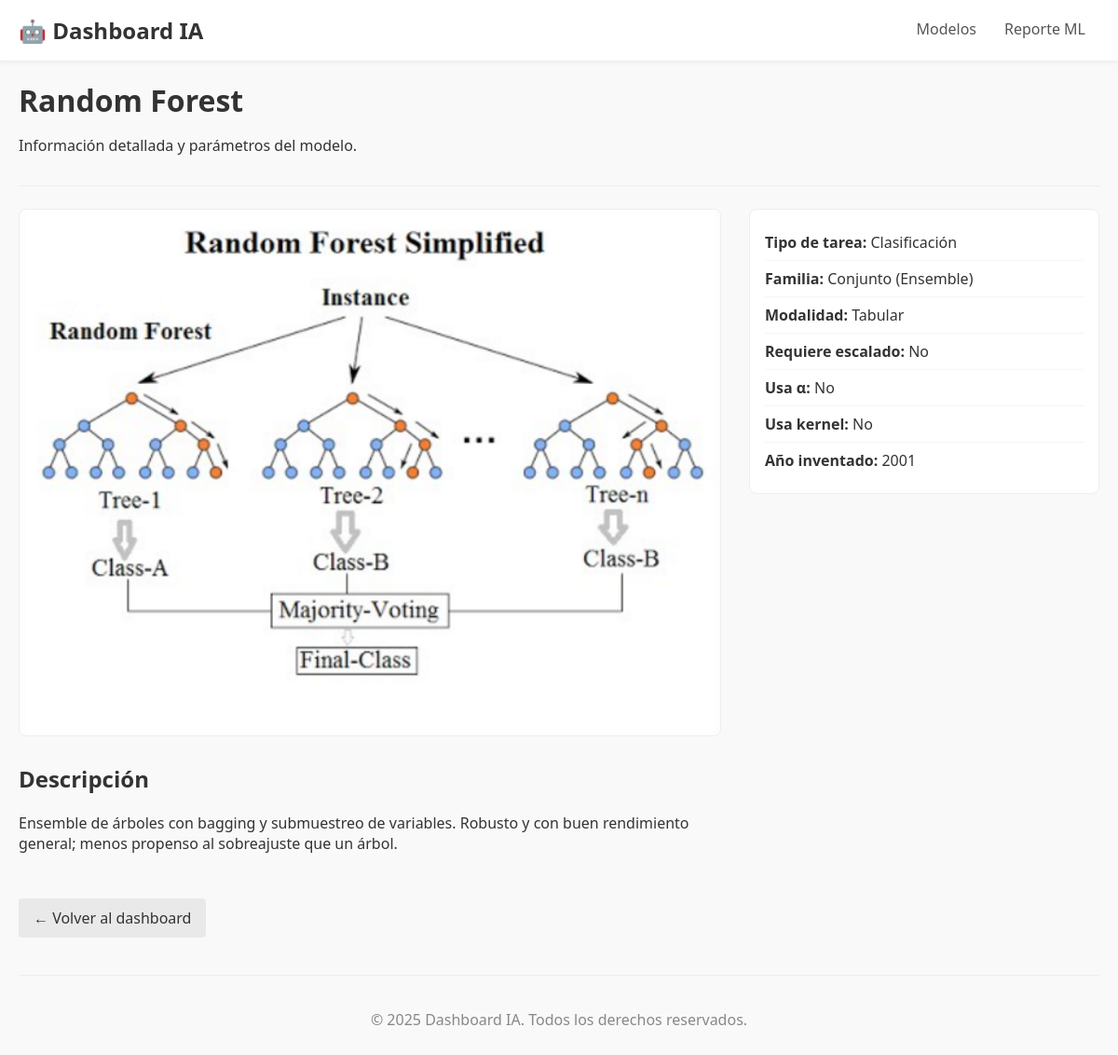
Screenshot of /modelos/6/ with the database file from the repository.
### appmodelosIA/models.py (models this page shows, shortened)
class Modelo(models.Model):
    nombre = models.CharField(max_length=100, unique=True)
    descripcion = models.TextField()
    imagen_dashboard = models.ImageField(upload_to="dashboard_images/")
    fecha_creacion = models.DateTimeField(auto_now_add=True)
    tipo_tarea = models.CharField(
        max_length=25, choices=TIPO_TAREA_CHOICES, help_text="Tipo de tarea principal"
    )
    familia = models.CharField(
        max_length=20, choices=FAMILIA_CHOICES, help_text="Familia/algoritmo"
    )
    modalidad = models.CharField(
        max_length=15, choices=MODALIDAD_CHOICES, default="tabular",
        help_text="Modalidad de datos típica"
    )
    requiere_escalado = models.BooleanField(
        default=False, help_text="¿Requiere escalado de características?"
    )
    usa_alpha = models.BooleanField(
        default=False, help_text="¿Usa parámetro de regularización α (Ridge/Lasso, etc.)?"
    )
    usa_kernel = models.BooleanField(
        default=False, help_text="¿Usa kernel (SVM, etc.)?"
    )
    anio_inventado = models.PositiveSmallIntegerField(
        null=True, blank=True, db_index=True,
        help_text="Año aproximado de invención/publicación"
    )

### appmodelosIA/views.py (the view)
# urls.py: path('modelos/<int:modelo_id>/', views.show_modelo, name='modelo_detail'),
def show_modelo(request, modelo_id: int):
    modelo_obj = get_object_or_404(
        Modelo.objects.prefetch_related('parametros'), pk=modelo_id
    )
    return render(request, 'modelo_detail.html', {'modelo': modelo_obj})

### appmodelosIA/templates/modelo_detail.html (shortened to what this page needs)
{% extends "base.html" %}
{% load static %}
{% block header %}
  <h1>{{ modelo.nombre }}</h1>
  <p class="default">Información detallada y parámetros del modelo.</p>
{% endblock %}
{% block content %}
<div class="detail-layout">
  <div class="detail-main">
    {% if modelo.imagen_dashboard %}
      <img class="detail-image" src="{{ modelo.imagen_dashboard.url }}" alt="Ilustración de {{ modelo.nombre }}">
    {% endif %}
    <h2 style="margin-top: 24px;">Descripción</h2>
    <p>{{ modelo.descripcion|linebreaks }}</p>
  </div>
  <div class="detail-sidebar">
    <ul class="info-list">
      <li><strong>Tipo de tarea:</strong> {{ modelo.get_tipo_tarea_display }}</li>
      <li><strong>Familia:</strong> {{ modelo.get_familia_display }}</li>
      <li><strong>Modalidad:</strong> {{ modelo.get_modalidad_display }}</li>
      <li><strong>Requiere escalado:</strong> {{ modelo.requiere_escalado|yesno:"Sí,No" }}</li>
      <li><strong>Usa α:</strong> {{ modelo.usa_alpha|yesno:"Sí,No" }}</li>
      <li><strong>Usa kernel:</strong> {{ modelo.usa_kernel|yesno:"Sí,No" }}</li>
      {% if modelo.anio_inventado %}
        <li><strong>Año inventado:</strong> {{ modelo.anio_inventado }}</li>
      {% endif %}
    </ul>
  </div>
</div>
<p style="margin-top: 32px;">
  <a class="btn btn-light" href="{% url 'modelo' %}">← Volver al dashboard</a>
</p>
{% endblock %}

### appmodelosIA/static/css/style.css (style rules this page uses)
body { font-family: system-ui, sans-serif; margin: 0; background-color: #f9f9f9; color: #333; }
header h1 { margin: 0; }
.btn { display: inline-block; padding: 10px 16px; border: none; border-radius: 4px; text-decoration: none; text-align: center; cursor: pointer; margin-top: auto; font-size: 1em; }
.btn { background-color: #333; color: #ffffff; }
.btn-light { background-color: #e9e9e9; color: #333; }
.detail-layout { display: grid; grid-template-columns: 2fr 1fr; gap: 32px; }
.detail-image { width: 100%; border-radius: 8px; border: 1px solid #eee; }
.info-list { list-style: none; padding: 16px; margin: 0; background-color: #fff; border: 1px solid #eee; border-radius: 8px; }
.info-list li { padding: 8px 0; border-bottom: 1px solid #f5f5f5; }
.info-list li:last-child { border-bottom: none; }

### rows the page displays
Modelo: nombre "Random Forest", imagen_dashboard (picture), descripcion "Ensemble de árboles con bagging y submuestreo de variables. Robusto y con buen rendimiento general; menos propenso al sobreajuste que un árbol.", tipo_tarea "Clasificación", familia "Conjunto (Ensemble)", modalidad "Tabular", requiere_escalado "No", usa_alpha "No", usa_kernel "No", anio_inventado "2001"
